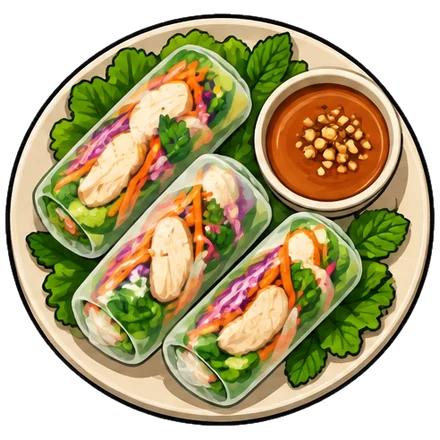
#> input picture mockups/quest-showcase/img/01-spring-rolls.webp, 440 x 440 px
$ python hand-cut-dish.py ../mockups/quest-showcase/img/01-spring-rolls.webp ../mockups/quest-showcase/img/02-fattoush.webp ../mockups/quest-showcase/img/02-fattoush.webp ../mockups/quest-showcase/img/02-fattoush.webp
#> lines starting #> are read from the running program, lines starting #| are printed output that depends on the picture; after the words box and inside, x2 and y2 are one past the last pixel; in counts of white or black regions, pixels touching at a corner belong together
# Cuts one dish by hand from a sheet, for white bowls and dishes whose sides the crop tool
# (tools/crop-dish-sheet.py) takes for background, leaving a floating rim.
# Usage: python3 tools/hand-cut-dish.py SHEET OUT.png BOXES [all]
#   BOXES: left,top,right,bottom per piece of the dish (plate, side bowl), ';' between them.
#   The largest non-white piece in each box is masked by its convex hull, so white crockery
#   inside its own outline stays; a later box skips what an earlier one covered. With 'all',
#   shadows count as part of a piece and the shadow under it is kept too; a box ending in 's'
#   ignores shadows and keeps every piece in it (bread whose crust touches the haze).
#   Pieces are joined, padded 10px, and squared. tools/dish-sheets.txt lists every hand cut.
import sys, numpy as np
from PIL import Image, ImageDraw, ImageFilter
from collections import deque
src, out = sys.argv[1], sys.argv[2]
im = Image.open(src).convert('RGB'); a = np.asarray(im).astype(int); H, W = a.shape[:2]
#> after `im = Image.open(src).convert('RGB')`:
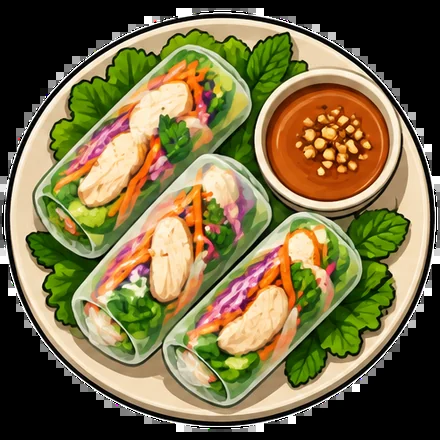
#> im: PIL image 440x440 RGB; mean R, G, B 120.7, 108.6, 69.7
#> after `H, W = a.shape[:2]`: H = 440; W = 440
close = lambda m: np.asarray(Image.fromarray((m*255).astype('uint8')).filter(ImageFilter.MaxFilter(9)).filter(ImageFilter.MinFilter(9))) > 0
strict = close((a.min(2) < 200) | (a.max(2) - a.min(2) > 45))  # no shadows; a box ending 's' uses it
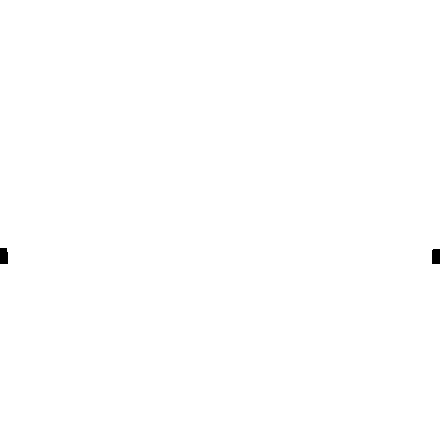
#> strict: shape (440, 440) bool; 99.9% white; 2 black regions, box (x1, y1, x2, y2) and area: (0, 248, 8, 264) 124, (432, 249, 440, 264) 119
loose = close(~((a.min(2) > 140) & (a.max(2) - a.min(2) < 28)))  # 'all': the crop tool's test, shadows included
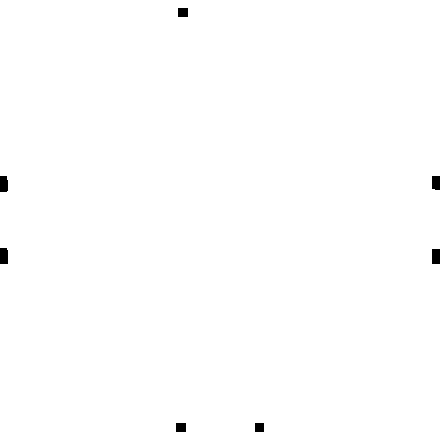
#> loose: shape (440, 440) bool; 99.6% white; 7 black regions, largest, box (x1, y1, x2, y2) and area: (0, 248, 8, 264) 126, (0, 176, 8, 192) 123, (432, 249, 440, 264) 120
mask = Image.new('L', (W, H), 0); d = ImageDraw.Draw(mask)
#> after `mask = Image.new('L', (W, H), 0)`: mask: PIL image 440x440 L; every value is 0
def hull(p):
    p = sorted(set(p)); cr = lambda o,a,b: (a[0]-o[0])*(b[1]-o[1])-(a[1]-o[1])*(b[0]-o[0])
    lo, up = [], []
    for q in p:
        while len(lo) > 1 and cr(lo[-2], lo[-1], q) <= 0: lo.pop()
        lo.append(q)
    for q in reversed(p):
        while len(up) > 1 and cr(up[-2], up[-1], q) <= 0: up.pop()
        up.append(q)
    return lo[:-1] + up[:-1]
for b in sys.argv[3].split(';'):
    fg = strict if b.endswith('s') or len(sys.argv) < 5 else loose
#> (the run stopped early here; a loop or call above may not have finished)

$ run again, on mockups/quest-showcase/img/04-shakshuka.webp
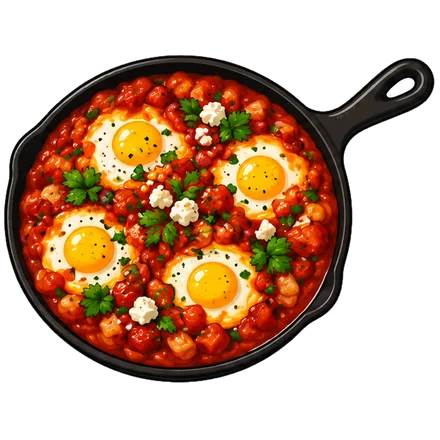
#> input picture mockups/quest-showcase/img/04-shakshuka.webp, 440 x 440 px
#> `im = Image.open(src).convert('RGB')`:
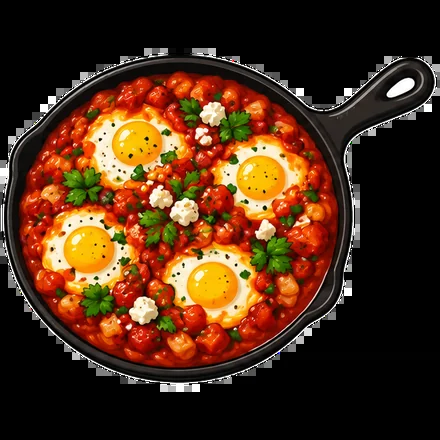
#> im: PIL image 440x440 RGB; mean R, G, B 78.1, 45.5, 23.5
#> strict: shape (440, 440) bool; 99.8% white; 2 black regions, box (x1, y1, x2, y2) and area: (397, 79, 412, 92) 168, (0, 168, 9, 184) 125
#> loose: shape (440, 440) bool; 99.7% white; 3 black regions, box (x1, y1, x2, y2) and area: (394, 79, 413, 94) 223, (170, 383, 189, 392) 171, (0, 168, 9, 184) 125
#> mask: PIL image 440x440 L; every value is 0

$ run again, on mockups/quest-showcase/img/05-chicken-fried-rice.webp
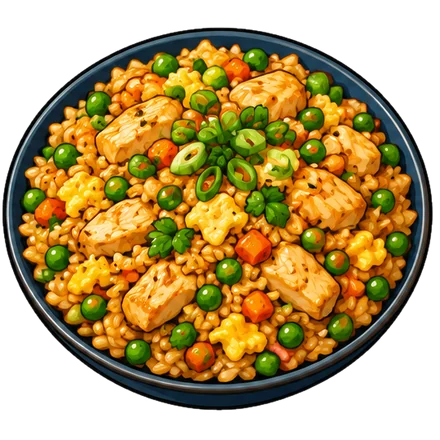
#> input picture mockups/quest-showcase/img/05-chicken-fried-rice.webp, 440 x 440 px
#> `im = Image.open(src).convert('RGB')`:
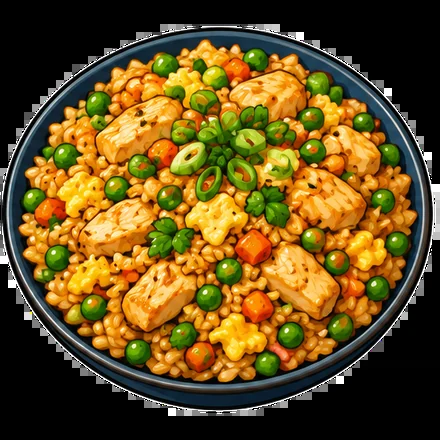
#> im: PIL image 440x440 RGB; mean R, G, B 104.7, 80.4, 29.3
#> strict: shape (440, 440) bool; 99.9% white; 1 black region, box (x1, y1, x2, y2) and area: (432, 184, 440, 200) 122
#> loose: shape (440, 440) bool; 99.7% white; 2 black regions, box (x1, y1, x2, y2) and area: (431, 184, 440, 240) 404, (0, 248, 8, 264) 107
#> mask: PIL image 440x440 L; every value is 0
